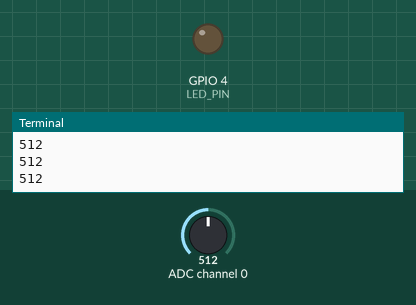
Simulated run of this program. Board: Raspberry Pi (BCM pin numbers). Shown: output pins drawn as LEDs (lit = HIGH), the last lines printed to the terminal. The test bench sets the inputs (shaded band); at power-on: ADC channel 0 = 512 (analog values on the 0–1023 scale).

Above: at 1.2 s.
1.3 s: ADC channel 0 set to 499
At 2.3 s:
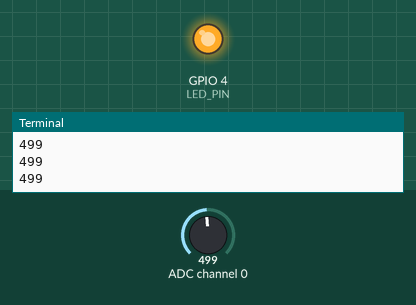
3.0 s: ADC channel 0 set to 522
At 3.6 s:
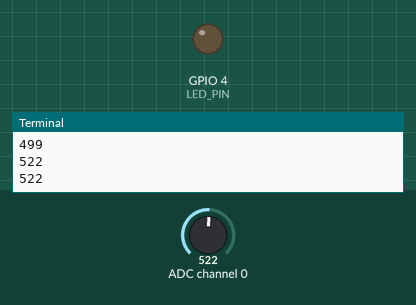
4.5 s: ADC channel 0 set to 511
At 4.8 s:
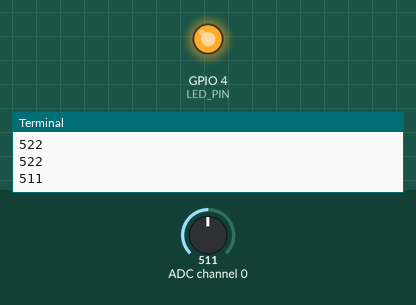
Timing chart, 0 to 7.5 s (numbered marks = the images above; inputs shaded):
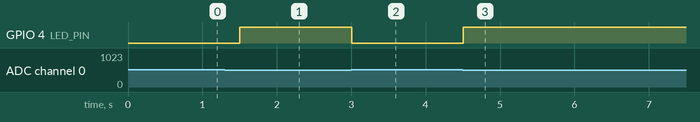

Measured:
- the behaviour switches between 512 and 511 on ADC channel 0 (found by bisection; images 0 and 1)
- after the input at 1.3 s, GPIO 4 (LED_PIN): LOW → HIGH after 0.20 s
- after the input at 3.0 s, GPIO 4 (LED_PIN): HIGH → LOW at once
- after the input at 4.5 s, GPIO 4 (LED_PIN): LOW → HIGH at once

The program:

smart_garodeng.py
```python
import spidev
import time
import RPi.GPIO as GPIO

spi = spidev.SpiDev()
LED_PIN = 4
GPIO.setmode(GPIO.BCM)
GPIO.setup(LED_PIN, GPIO.OUT)
spi.open(0,0) # bus: 0, dev: 0

spi.max_speed_hz = 100000

# analog -> digital 변환
def analog_read(channel):
  # [byte_1, byte_2, byte_3]
  # byte_1 : 1
  # byte_2 : channel(0) + 8 : 0000 1000 -> 1000 0000
  # byte_3 : 0
  ret = spi.xfer2([1, (8 + channel) << 4, 0])
  adc_out = ((ret[1] & 3) << 8) + ret[2]
  return adc_out


try:
    while True:
            reading = analog_read(0)
            print(reading)
            if reading < 512:
                GPIO.output(LED_PIN, GPIO.HIGH)
            else:
                GPIO.output(LED_PIN, GPIO.LOW)
            time.sleep(0.3)

finally:
    GPIO.cleanup()
    spi.close()
```
